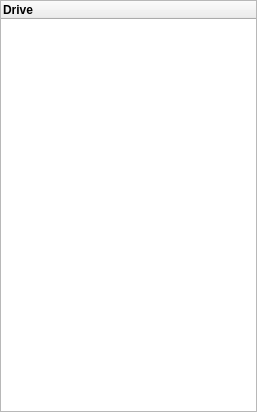
<?xml version="1.0" encoding="UTF-8"?>
<ui version="4.0">
 <class>DriveTree</class>
 <widget class="QWidget" name="DriveTree">
  <property name="geometry">
   <rect>
    <x>0</x>
    <y>0</y>
    <width>257</width>
    <height>412</height>
   </rect>
  </property>
  <property name="windowTitle">
   <string>Form</string>
  </property>
  <layout class="QVBoxLayout" name="verticalLayout">
   <property name="spacing">
    <number>0</number>
   </property>
   <property name="margin">
    <number>0</number>
   </property>
   <item>
    <widget class="QTreeWidget" name="treeFoldersView">
     <property name="sizePolicy">
      <sizepolicy hsizetype="Minimum" vsizetype="Minimum">
       <horstretch>0</horstretch>
       <verstretch>25</verstretch>
      </sizepolicy>
     </property>
     <property name="font">
      <font>
       <family>Arial</family>
       <pointsize>9</pointsize>
       <weight>75</weight>
       <bold>true</bold>
      </font>
     </property>
     <property name="cursor" stdset="0">
      <cursorShape>PointingHandCursor</cursorShape>
     </property>
     <property name="acceptDrops">
      <bool>true</bool>
     </property>
     <property name="dragEnabled">
      <bool>false</bool>
     </property>
     <property name="dragDropMode">
      <enum>QAbstractItemView::DropOnly</enum>
     </property>
     <property name="defaultDropAction">
      <enum>Qt::MoveAction</enum>
     </property>
     <property name="animated">
      <bool>true</bool>
     </property>
     <column>
      <property name="text">
       <string>Drive</string>
      </property>
     </column>
    </widget>
   </item>
  </layout>
 </widget>
 <resources/>
 <connections/>
</ui>
